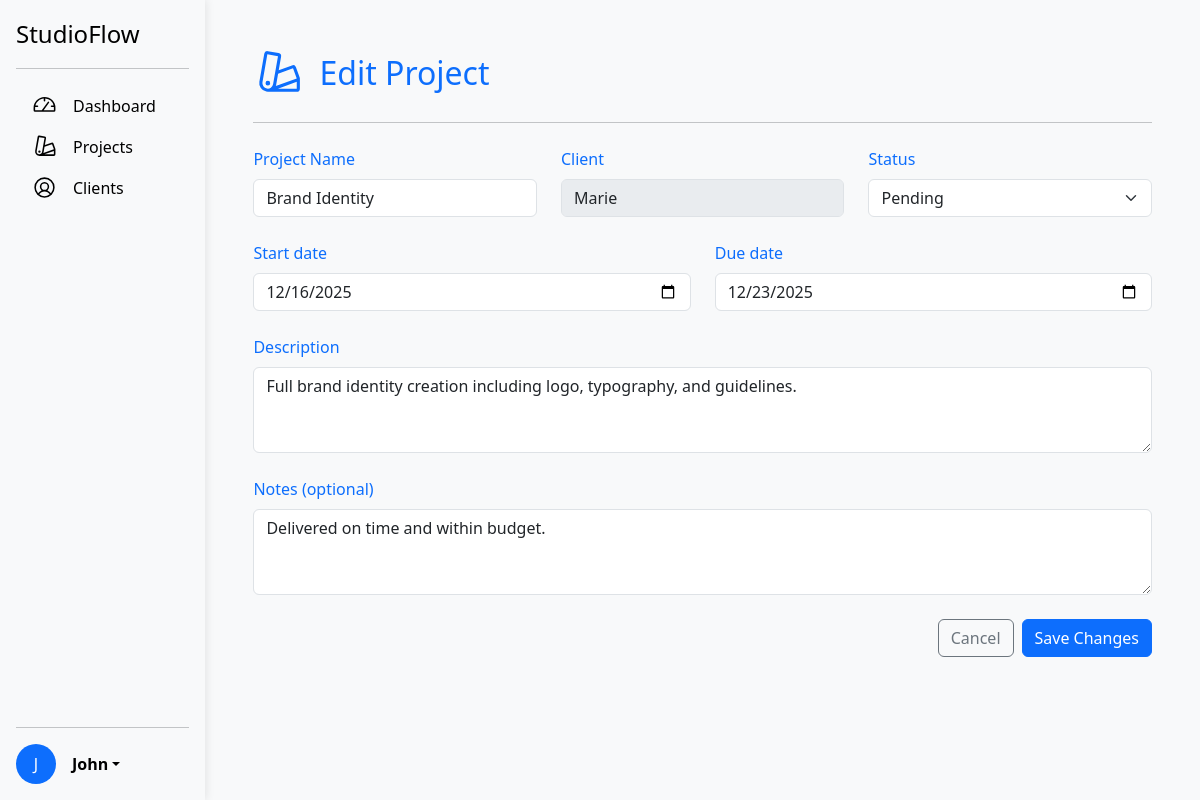
The app's page /projects/1/edit (signed in) with its own data.
### tables this page shows
CREATE TABLE projects (
    id INTEGER PRIMARY KEY AUTOINCREMENT,
    client_id INTEGER NOT NULL,
    name TEXT NOT NULL,
    status TEXT,
    description TEXT,
    notes TEXT,
    start_date DATE,
    due_date DATE,
    FOREIGN KEY (client_id) REFERENCES clients(id)

);

CREATE TABLE clients (
    id INTEGER PRIMARY KEY AUTOINCREMENT,
    name TEXT NOT NULL,
    company TEXT,
    email TEXT,
    phone TEXT,
    notes TEXT
);

### app.py (the view, shortened to what this page needs)
@app.route("/projects/<int:project_id>/edit", methods=["GET", "POST"])
@login_required
def edit_project(project_id):
    db = get_db()
    project = db.execute("SELECT projects.*, clients.name AS client_name FROM projects JOIN clients ON projects.client_id = clients.id WHERE projects.id = ?", (project_id,)).fetchone()
    if project is None:
        return "Project not found", 404
    return render_template("projects/edit.html", project=project)

### app.py (called while the page is built)
def get_db():
    if 'db' not in g:
        g.db = sqlite3.connect(DATABASE)
        g.db.row_factory = sqlite3.Row
    return g.db

### helpers.py (called while the page is built)
def login_required(f):
    @wraps(f)
    def decorated_function(*args, **kwargs):
        if session.get("user_id") is None:
            return redirect("/login")
        return f(*args, **kwargs)
    return decorated_function

### templates/projects/edit.html (shortened to what this page needs)
{% extends "layout.html" %}
{% block main %}
<div class="container-fluid bg-light p-4">
    <div class="d-flex align-items-center mb-4">
        <h2 class="text-primary mb-0">Edit Project</h2>
    </div>
    <hr>
    <form action="{{ url_for('edit_project', project_id=project['id']) }}" method="post" class="mt-4">
        <div class="row">
            <div class="col-md-4 mb-4">
                <label class="form-label text-primary">Project Name</label>
                <input type="text"
                       class="form-control"
                       name="name"
                       value="{{ project['name'] }}"
                       required
                       autofocus>
            </div>
            <div class="col-md-4 mb-4">
                <label class="form-label text-primary">Client</label>
                <input type="text"
                       class="form-control"
                       value="{{ project['client_name'] }}"
                       disabled>
            </div>
            <div class="col-md-4 mb-4">
                <label class="form-label text-primary">Status</label>
                <select class="form-select" name="status" required>
                    <option value="Pending"
                        {% if project.status == "Pending" %}selected{% endif %}>
                        Pending
                    </option>
                </select>
            </div>
            <div class="col-md-6 mb-4">
                <label class="form-label text-primary">Start date</label>
                <input type="date"
                    class="form-control"
                    name="start_date"
                    value="{{ project['start_date'] }}">
            </div>
            <div class="col-md-6 mb-4">
                <label class="form-label text-primary">Due date</label>
                <input type="date"
                    class="form-control"
                    name="due_date"
                    value="{{ project['due_date'] }}">
            </div>
            <div class="col-12 mb-4">
                <label class="form-label text-primary">Description</label>
                <textarea class="form-control"
                          rows="3"
                          name="description">{{ project['description'] }}</textarea>
            </div>
            <div class="col-12 mb-4">
                <label class="form-label text-primary">Notes (optional)</label>
                <textarea class="form-control"
                          rows="3"
                          name="notes">{{ project['notes'] }}</textarea>
            </div>
        </div>
        <div class="d-flex justify-content-end gap-2">
            <a href="{{ url_for('project_detail', project_id=project['id']) }}"
               class="btn btn-outline-secondary">
                Cancel
            </a>
            <button type="submit" class="btn btn-primary">
                Save Changes
            </button>
        </div>
    </form>
</div>
{% endblock %}

### static/css/styles.css (style rules this page uses)
input.form-control::placeholder { color: #888; }
select option { padding-left: 4px; }

### records on screen
projects: name "Brand Identity", status "Pending", start_date "12/16/2025", due_date "12/23/2025", description "Full brand identity creation including logo, typography, and guidelines.", notes "Delivered on time and within budget."
clients: client_name "Marie"

### other values on screen
{{ parts[0][0] }} "J"
{{ username }} "John"
